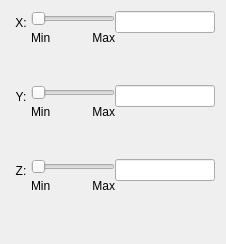
             <widget class="QWidget" name="tab_4">
              <attribute name="title">
               <string>Max</string>
              </attribute>
              <layout class="QHBoxLayout" name="horizontalLayout_49">
               <item>
                <layout class="QVBoxLayout" name="verticalLayout_69">
                 <property name="spacing">
                  <number>0</number>
                 </property>
                 <property name="sizeConstraint">
                  <enum>QLayout::SetMaximumSize</enum>
                 </property>
                 <property name="rightMargin">
                  <number>0</number>
                 </property>
                 <item>
                  <layout class="QHBoxLayout" name="horizontalLayout_42">
                   <property name="spacing">
                    <number>0</number>
                   </property>
                   <item>
                    <layout class="QVBoxLayout" name="verticalLayout_52">
                     <property name="spacing">
                      <number>0</number>
                     </property>
                     <property name="topMargin">
                      <number>5</number>
                     </property>
                     <item>
                      <widget class="QLabel" name="label_24">
                       <property name="text">
                        <string>X:</string>
                       </property>
                       <property name="alignment">
                        <set>Qt::AlignCenter</set>
                       </property>
                      </widget>
                     </item>
                     <item>
                      <spacer name="verticalSpacer_46">
                       <property name="orientation">
                        <enum>Qt::Vertical</enum>
                       </property>
                       <property name="sizeType">
                        <enum>QSizePolicy::MinimumExpanding</enum>
                       </property>
                       <property name="sizeHint" stdset="0">
                        <size>
                         <width>20</width>
                         <height>5</height>
                        </size>
                       </property>
                      </spacer>
                     </item>
                    </layout>
                   </item>
                   <item>
                    <layout class="QVBoxLayout" name="verticalLayout_14">
                     <property name="spacing">
                      <number>5</number>
                     </property>
                     <item>
                      <widget class="QSlider" name="maxXSlider">
                       <property name="orientation">
                        <enum>Qt::Horizontal</enum>
                       </property>
                      </widget>
                     </item>
                     <item>
                      <layout class="QHBoxLayout" name="horizontalLayout_43">
                       <property name="spacing">
                        <number>0</number>
                       </property>
                       <item>
                        <widget class="QLabel" name="maxXMinLabel">
                         <property name="text">
                          <string>Min</string>
                         </property>
                        </widget>
                       </item>
                       <item>
                        <widget class="QLabel" name="maxXMaxLabel">
                         <property name="text">
                          <string>Max</string>
                         </property>
                         <property name="alignment">
                          <set>Qt::AlignRight|Qt::AlignTrailing|Qt::AlignVCenter</set>
                         </property>
                        </widget>
                       </item>
                      </layout>
                     </item>
                     <item>
                      <spacer name="verticalSpacer_7">
                       <property name="orientation">
                        <enum>Qt::Vertical</enum>
                       </property>
                       <property name="sizeHint" stdset="0">
                        <size>
                         <width>20</width>
                         <height>40</height>
                        </size>
                       </property>
                      </spacer>
                     </item>
                    </layout>
                   </item>
                   <item>
                    <layout class="QVBoxLayout" name="verticalLayout_70">
                     <property name="spacing">
                      <number>0</number>
                     </property>
                     <item>
                      <widget class="QLineEdit" name="maxXEdit">
                       <property name="sizePolicy">
                        <sizepolicy hsizetype="Minimum" vsizetype="Fixed">
                         <horstretch>0</horstretch>
                         <verstretch>0</verstretch>
                        </sizepolicy>
                       </property>
                       <property name="minimumSize">
                        <size>
                         <width>100</width>
                         <height>0</height>
                        </size>
                       </property>
                       <property name="maximumSize">
                        <size>
                         <width>100</width>
                         <height>16777215</height>
                        </size>
                       </property>
                       <property name="alignment">
                        <set>Qt::AlignCenter</set>
                       </property>
                      </widget>
                     </item>
                     <item>
                      <spacer name="verticalSpacer_47">
                       <property name="orientation">
                        <enum>Qt::Vertical</enum>
                       </property>
                       <property name="sizeType">
                        <enum>QSizePolicy::MinimumExpanding</enum>
                       </property>
                       <property name="sizeHint" stdset="0">
                        <size>
                         <width>20</width>
                         <height>5</height>
                        </size>
                       </property>
                      </spacer>
                     </item>
                    </layout>
                   </item>
                  </layout>
                 </item>
                 <item>
                  <layout class="QHBoxLayout" name="horizontalLayout_44">
                   <property name="spacing">
                    <number>0</number>
                   </property>
                   <item>
                    <layout class="QVBoxLayout" name="verticalLayout_71">
                     <property name="spacing">
                      <number>0</number>
                     </property>
                     <property name="topMargin">
                      <number>5</number>
                     </property>
                     <item>
                      <widget class="QLabel" name="label_51">
                       <property name="text">
                        <string>Y:</string>
                       </property>
                       <property name="alignment">
                        <set>Qt::AlignCenter</set>
                       </property>
                      </widget>
                     </item>
                     <item>
                      <spacer name="verticalSpacer_48">
                       <property name="orientation">
                        <enum>Qt::Vertical</enum>
                       </property>
                       <property name="sizeType">
                        <enum>QSizePolicy::MinimumExpanding</enum>
                       </property>
                       <property name="sizeHint" stdset="0">
                        <size>
                         <width>20</width>
                         <height>5</height>
                        </size>
                       </property>
                      </spacer>
                     </item>
                    </layout>
                   </item>
                   <item>
                    <layout class="QVBoxLayout" name="verticalLayout_72">
                     <property name="spacing">
                      <number>5</number>
                     </property>
                     <item>
                      <widget class="QSlider" name="maxYSlider">
                       <property name="orientation">
                        <enum>Qt::Horizontal</enum>
                       </property>
                      </widget>
                     </item>
                     <item>
                      <layout class="QHBoxLayout" name="horizontalLayout_45">
                       <property name="spacing">
                        <number>0</number>
                       </property>
                       <item>
                        <widget class="QLabel" name="maxYMinLabel">
                         <property name="text">
                          <string>Min</string>
                         </property>
                        </widget>
                       </item>
                       <item>
                        <widget class="QLabel" name="maxYMaxLabel">
                         <property name="text">
                          <string>Max</string>
                         </property>
                         <property name="alignment">
                          <set>Qt::AlignRight|Qt::AlignTrailing|Qt::AlignVCenter</set>
                         </property>
                        </widget>
                       </item>
                      </layout>
                     </item>
                     <item>
                      <spacer name="verticalSpacer_8">
                       <property name="orientation">
                        <enum>Qt::Vertical</enum>
                       </property>
                       <property name="sizeHint" stdset="0">
                        <size>
                         <width>20</width>
                         <height>40</height>
                        </size>
                       </property>
                      </spacer>
                     </item>
                    </layout>
                   </item>
                   <item>
                    <layout class="QVBoxLayout" name="verticalLayout_73">
                     <property name="spacing">
                      <number>0</number>
                     </property>
                     <item>
                      <widget class="QLineEdit" name="maxYEdit">
                       <property name="sizePolicy">
                        <sizepolicy hsizetype="Minimum" vsizetype="Fixed">
                         <horstretch>0</horstretch>
                         <verstretch>0</verstretch>
                        </sizepolicy>
                       </property>
                       <property name="minimumSize">
                        <size>
                         <width>100</width>
                         <height>0</height>
                        </size>
                       </property>
                       <property name="maximumSize">
                        <size>
                         <width>100</width>
                         <height>16777215</height>
                        </size>
                       </property>
                       <property name="alignment">
                        <set>Qt::AlignCenter</set>
                       </property>
                      </widget>
                     </item>
                     <item>
                      <spacer name="verticalSpacer_49">
                       <property name="orientation">
                        <enum>Qt::Vertical</enum>
                       </property>
                       <property name="sizeType">
                        <enum>QSizePolicy::MinimumExpanding</enum>
                       </property>
                       <property name="sizeHint" stdset="0">
                        <size>
                         <width>20</width>
                         <height>5</height>
                        </size>
                       </property>
                      </spacer>
                     </item>
                    </layout>
                   </item>
                  </layout>
                 </item>
                 <item>
                  <layout class="QHBoxLayout" name="horizontalLayout_46">
                   <property name="spacing">
                    <number>0</number>
                   </property>
                   <item>
                    <layout class="QVBoxLayout" name="verticalLayout_74">
                     <property name="spacing">
                      <number>0</number>
                     </property>
                     <property name="topMargin">
                      <number>5</number>
                     </property>
                     <item>
                      <widget class="QLabel" name="label_52">
                       <property name="text">
                        <string>Z:</string>
                       </property>
                       <property name="alignment">
                        <set>Qt::AlignCenter</set>
                       </property>
                      </widget>
                     </item>
                     <item>
                      <spacer name="verticalSpacer_50">
                       <property name="orientation">
                        <enum>Qt::Vertical</enum>
                       </property>
                       <property name="sizeType">
                        <enum>QSizePolicy::MinimumExpanding</enum>
                       </property>
                       <property name="sizeHint" stdset="0">
                        <size>
                         <width>20</width>
                         <height>5</height>
                        </size>
                       </property>
                      </spacer>
                     </item>
                    </layout>
                   </item>
                   <item>
                    <layout class="QVBoxLayout" name="verticalLayout_75">
                     <property name="spacing">
                      <number>5</number>
                     </property>
                     <item>
                      <widget class="QSlider" name="maxZSlider">
                       <property name="orientation">
                        <enum>Qt::Horizontal</enum>
                       </property>
                      </widget>
                     </item>
                     <item>
                      <layout class="QHBoxLayout" name="horizontalLayout_47">
                       <property name="spacing">
                        <number>0</number>
                       </property>
                       <item>
                        <widget class="QLabel" name="maxZMinLabel">
                         <property name="text">
                          <string>Min</string>
                         </property>
                        </widget>
                       </item>
                       <item>
                        <widget class="QLabel" name="maxZMaxLabel">
                         <property name="text">
                          <string>Max</string>
                         </property>
                         <property name="alignment">
                          <set>Qt::AlignRight|Qt::AlignTrailing|Qt::AlignVCenter</set>
                         </property>
                        </widget>
                       </item>
                      </layout>
                     </item>
                     <item>
                      <spacer name="verticalSpacer_9">
                       <property name="orientation">
                        <enum>Qt::Vertical</enum>
                       </property>
                       <property name="sizeHint" stdset="0">
                        <size>
                         <width>20</width>
                         <height>40</height>
                        </size>
                       </property>
                      </spacer>
                     </item>
                    </layout>
                   </item>
                   <item>
                    <layout class="QVBoxLayout" name="verticalLayout_76">
                     <property name="spacing">
                      <number>0</number>
                     </property>
                     <item>
                      <widget class="QLineEdit" name="maxZEdit">
                       <property name="sizePolicy">
                        <sizepolicy hsizetype="Minimum" vsizetype="Fixed">
                         <horstretch>0</horstretch>
                         <verstretch>0</verstretch>
                        </sizepolicy>
                       </property>
                       <property name="minimumSize">
                        <size>
                         <width>100</width>
                         <height>0</height>
                        </size>
                       </property>
                       <property name="maximumSize">
                        <size>
                         <width>100</width>
                         <height>16777215</height>
                        </size>
                       </property>
                       <property name="alignment">
                        <set>Qt::AlignCenter</set>
                       </property>
                      </widget>
                     </item>
                     <item>
                      <spacer name="verticalSpacer_51">
                       <property name="orientation">
                        <enum>Qt::Vertical</enum>
                       </property>
                       <property name="sizeType">
                        <enum>QSizePolicy::MinimumExpanding</enum>
                       </property>
                       <property name="sizeHint" stdset="0">
                        <size>
                         <width>20</width>
                         <height>5</height>
                        </size>
                       </property>
                      </spacer>
                     </item>
                    </layout>
                   </item>
                  </layout>
                 </item>
                </layout>
               </item>
              </layout>
             </widget>
